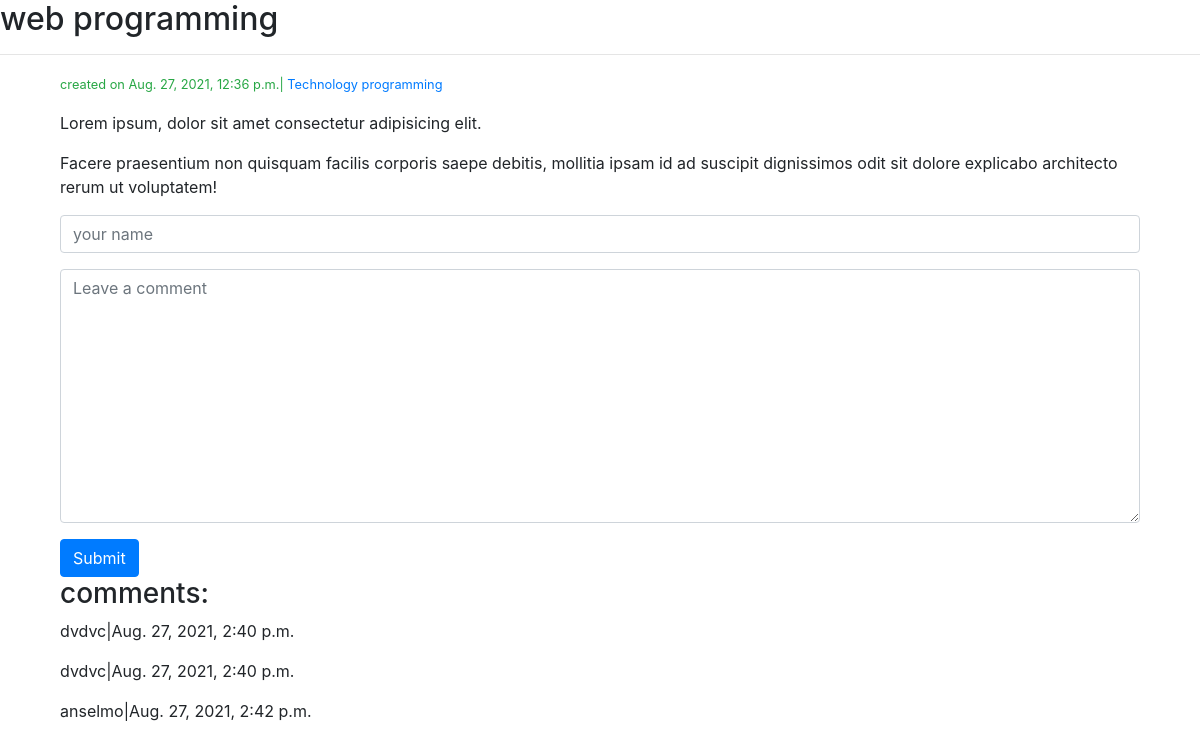
The page /myblogs/3/ on the database its author committed.
### myblogs/models.py (models this page shows)
class Post(models.Model):
    title=models.CharField(max_length=100)
    blog=models.TextField()
    createdOn=models.DateTimeField(auto_now_add=True)
    lastModified=models.DateTimeField(auto_now=True)
    categories=models.ManyToManyField('Category',related_name='post')

class Category(models.Model):
    categoryName=models.CharField(max_length=100)
    def __str__(self):
        return self.categoryName

class Comment(models.Model):
    author=models.CharField(max_length=100)
    comment=models.TextField()
    createdOn=models.DateTimeField(auto_now_add=True)
    post=models.ForeignKey('Post',on_delete=models.CASCADE)

### myblogs/views.py (the view, shortened to what this page needs)
# urls.py: path('<int:pk>/',views.fetchByPrimarykey,name="fetchByPrimarykey"),
def fetchByPrimarykey(request,pk):
    post=Post.objects.get(pk=pk) #fetch data as per the primary key
    form =CommentForm()#fetch an empty form and render it
    comments=Comment.objects.filter(post=post)
    context={
		"post":post,
		"comments":comments,
        "form":form,
	}
    return render(request,"blogdetail.html",context)

### myblogs/forms.py
class CommentForm(forms.Form):
    author=forms.CharField(max_length=100,
                           required=True,
                           widget=forms.TextInput(attrs={
							   "class":"form-control",
								"placeholder":"your name",
                "row":100,
                "width":100,
						   })
                           )
    body=forms.CharField(max_length=100,widget=forms.Textarea(attrs={
		"class":"form-control",
  		"placeholder":"Leave a comment",
	}))

### portfolio/template/blogdetail.html (shortened to what this page needs)
<!DOCTYPE html>
<html lang="en">
<head>
</head>
<body>
	{% extends 'base.html' %}
	{% block page_content %}
	<h2>{{post.title}}</h2>
	<hr>
	<div class="container">
		<div class="col justify-content-center">
			<small class="text-success">
			created on {{post.createdOn}}|
			{% for category in post.categories.all %}
				<a href={% url "fecthByCategory" category.categoryName %}>{{category}}</a>
			{% endfor %}
		</small>
		<p>{{post.blog|linebreaks}}</p>
		<form action="" method="post">{% csrf_token %}
			<div class="form-group">{{form.author}}</div>
			<div class="form-group">{{form.body}}</div>
			<button type="submit" class="btn btn-primary">Submit</button>
		</form>
		<h3>comments:</h3>
		{% for comment  in comments  %}
		<p>
			{{comment.author}}|{{comment.createdOn}}
		</p>
		{% endfor %}
		</div>
	</div>
	{% endblock page_content %}

### rows shown on the page
Post: title "web programming", createdOn "Aug. 27, 2021, 12:36 p.m.", blog "Lorem ipsum, dolor sit amet consectetur adipisicing elit. Facere praesentium non quisquam facilis corporis saepe debitis, mollitia ipsam id ad suscipit dignissimos odit sit dolore explicabo architecto rerum ut voluptatem!"
Category: categoryName "Technology"
Category: categoryName "programming"
Comment: author "dvdvc", createdOn "Aug. 27, 2021, 2:40 p.m."
Comment: author "dvdvc", createdOn "Aug. 27, 2021, 2:40 p.m."
Comment: author "anselmo", createdOn "Aug. 27, 2021, 2:42 p.m."
